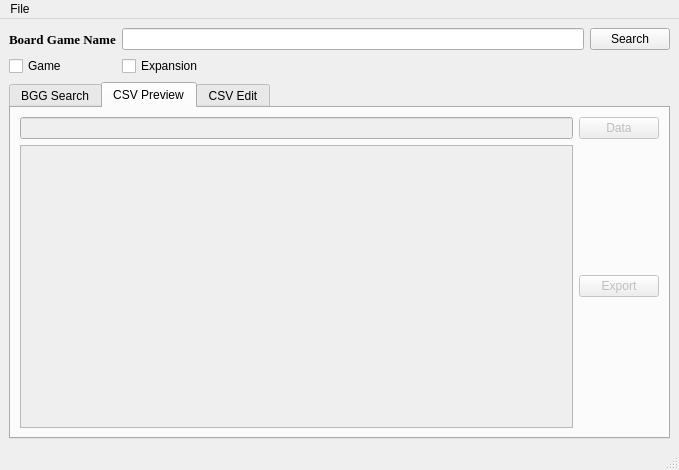
<?xml version="1.0" encoding="UTF-8"?>
<ui version="4.0">
 <class>MainWindow</class>
 <widget class="QMainWindow" name="MainWindow">
  <property name="geometry">
   <rect>
    <x>0</x>
    <y>0</y>
    <width>679</width>
    <height>470</height>
   </rect>
  </property>
  <property name="windowTitle">
   <string>MainWindow</string>
  </property>
  <widget class="QWidget" name="centralwidget">
   <layout class="QGridLayout" name="gridLayout">
    <item row="0" column="0">
     <layout class="QGridLayout" name="gridLayout_4">
      <property name="sizeConstraint">
       <enum>QLayout::SetNoConstraint</enum>
      </property>
      <item row="0" column="1">
       <widget class="QLineEdit" name="searchLine">
        <property name="clearButtonEnabled">
         <bool>false</bool>
        </property>
       </widget>
      </item>
      <item row="1" column="1">
       <widget class="QCheckBox" name="expanCheck">
        <property name="text">
         <string>Expansion</string>
        </property>
        <property name="checked">
         <bool>false</bool>
        </property>
       </widget>
      </item>
      <item row="0" column="2">
       <widget class="QPushButton" name="searchButton">
        <property name="font">
         <font>
          <weight>50</weight>
          <bold>false</bold>
         </font>
        </property>
        <property name="text">
         <string>Search</string>
        </property>
       </widget>
      </item>
      <item row="0" column="0">
       <widget class="QLabel" name="label">
        <property name="font">
         <font>
          <family>Times New Roman</family>
          <pointsize>10</pointsize>
          <weight>75</weight>
          <bold>true</bold>
         </font>
        </property>
        <property name="text">
         <string>Board Game Name</string>
        </property>
       </widget>
      </item>
      <item row="1" column="0">
       <widget class="QCheckBox" name="gameCheck">
        <property name="text">
         <string>Game</string>
        </property>
       </widget>
      </item>
     </layout>
    </item>
    <item row="2" column="0">
     <widget class="QTabWidget" name="bgg_tabs">
      <property name="enabled">
       <bool>true</bool>
      </property>
      <property name="tabPosition">
       <enum>QTabWidget::North</enum>
      </property>
      <property name="tabShape">
       <enum>QTabWidget::Rounded</enum>
      </property>
      <property name="currentIndex">
       <number>1</number>
      </property>
      <property name="iconSize">
       <size>
        <width>16</width>
        <height>16</height>
       </size>
      </property>
      <property name="documentMode">
       <bool>false</bool>
      </property>
      <property name="tabBarAutoHide">
       <bool>false</bool>
      </property>
      <widget class="QWidget" name="bgg_search_tab">
       <attribute name="title">
        <string>BGG Search</string>
       </attribute>
       <attribute name="toolTip">
        <string>Search Board Game Geek</string>
       </attribute>
       <layout class="QGridLayout" name="gridLayout_2" columnstretch="20,5">
        <item row="0" column="0">
         <widget class="QTableWidget" name="searchResults">
          <property name="frameShape">
           <enum>QFrame::WinPanel</enum>
          </property>
          <property name="editTriggers">
           <set>QAbstractItemView::NoEditTriggers</set>
          </property>
          <property name="alternatingRowColors">
           <bool>true</bool>
          </property>
          <property name="selectionMode">
           <enum>QAbstractItemView::MultiSelection</enum>
          </property>
          <property name="selectionBehavior">
           <enum>QAbstractItemView::SelectRows</enum>
          </property>
          <property name="gridStyle">
           <enum>Qt::SolidLine</enum>
          </property>
          <property name="sortingEnabled">
           <bool>true</bool>
          </property>
          <attribute name="horizontalHeaderShowSortIndicator" stdset="0">
           <bool>true</bool>
          </attribute>
         </widget>
        </item>
        <item row="0" column="1">
         <layout class="QGridLayout" name="gridLayout_3">
          <item row="0" column="0">
           <widget class="QPushButton" name="addButton">
            <property name="text">
             <string>Add</string>
            </property>
           </widget>
          </item>
          <item row="6" column="0">
           <widget class="QPushButton" name="removeButton">
            <property name="text">
             <string>Remove</string>
            </property>
           </widget>
          </item>
          <item row="4" column="0">
           <widget class="QLabel" name="label_2">
            <property name="font">
             <font>
              <weight>75</weight>
              <bold>true</bold>
             </font>
            </property>
            <property name="text">
             <string>Selected Games</string>
            </property>
            <property name="alignment">
             <set>Qt::AlignCenter</set>
            </property>
           </widget>
          </item>
          <item row="5" column="0">
           <widget class="QListWidget" name="selectedGamees">
            <property name="frameShape">
             <enum>QFrame::WinPanel</enum>
            </property>
            <property name="selectionMode">
             <enum>QAbstractItemView::SingleSelection</enum>
            </property>
           </widget>
          </item>
          <item row="7" column="0">
           <widget class="Line" name="line">
            <property name="frameShadow">
             <enum>QFrame::Raised</enum>
            </property>
            <property name="lineWidth">
             <number>1</number>
            </property>
            <property name="midLineWidth">
             <number>0</number>
            </property>
            <property name="orientation">
             <enum>Qt::Horizontal</enum>
            </property>
           </widget>
          </item>
          <item row="2" column="0">
           <spacer name="verticalSpacer">
            <property name="orientation">
             <enum>Qt::Vertical</enum>
            </property>
            <property name="sizeType">
             <enum>QSizePolicy::Fixed</enum>
            </property>
            <property name="sizeHint" stdset="0">
             <size>
              <width>15</width>
              <height>10</height>
             </size>
            </property>
           </spacer>
          </item>
          <item row="8" column="0">
           <widget class="QPushButton" name="dataCollectionStart">
            <property name="enabled">
             <bool>false</bool>
            </property>
            <property name="text">
             <string>Start Data Collection</string>
            </property>
           </widget>
          </item>
         </layout>
        </item>
       </layout>
      </widget>
      <widget class="QWidget" name="csvPreview">
       <property name="enabled">
        <bool>false</bool>
       </property>
       <attribute name="title">
        <string>CSV Preview</string>
       </attribute>
       <layout class="QGridLayout" name="gridLayout_7">
        <item row="2" column="0">
         <widget class="QTableView" name="dfPreview">
          <property name="alternatingRowColors">
           <bool>true</bool>
          </property>
          <property name="selectionMode">
           <enum>QAbstractItemView::ExtendedSelection</enum>
          </property>
          <property name="selectionBehavior">
           <enum>QAbstractItemView::SelectRows</enum>
          </property>
         </widget>
        </item>
        <item row="1" column="0">
         <widget class="QLineEdit" name="lineEdit">
          <property name="enabled">
           <bool>false</bool>
          </property>
         </widget>
        </item>
        <item row="2" column="1">
         <widget class="QPushButton" name="exportButton">
          <property name="text">
           <string>Export</string>
          </property>
         </widget>
        </item>
        <item row="1" column="1">
         <widget class="QPushButton" name="selectedData">
          <property name="text">
           <string>Data</string>
          </property>
         </widget>
        </item>
       </layout>
      </widget>
      <widget class="QWidget" name="csv_edit">
       <attribute name="title">
        <string>CSV Edit</string>
       </attribute>
       <layout class="QGridLayout" name="gridLayout_6"/>
      </widget>
     </widget>
    </item>
   </layout>
  </widget>
  <widget class="QStatusBar" name="statusbar"/>
  <widget class="QMenuBar" name="menubar">
   <property name="geometry">
    <rect>
     <x>0</x>
     <y>0</y>
     <width>679</width>
     <height>21</height>
    </rect>
   </property>
   <widget class="QMenu" name="menuFile">
    <property name="title">
     <string>File</string>
    </property>
    <addaction name="actionOpen"/>
   </widget>
   <addaction name="menuFile"/>
  </widget>
  <action name="actionOpen">
   <property name="text">
    <string>Open</string>
   </property>
  </action>
 </widget>
 <tabstops>
  <tabstop>searchLine</tabstop>
  <tabstop>searchButton</tabstop>
  <tabstop>gameCheck</tabstop>
  <tabstop>expanCheck</tabstop>
  <tabstop>bgg_tabs</tabstop>
  <tabstop>searchResults</tabstop>
  <tabstop>addButton</tabstop>
 </tabstops>
 <resources/>
 <connections/>
</ui>
